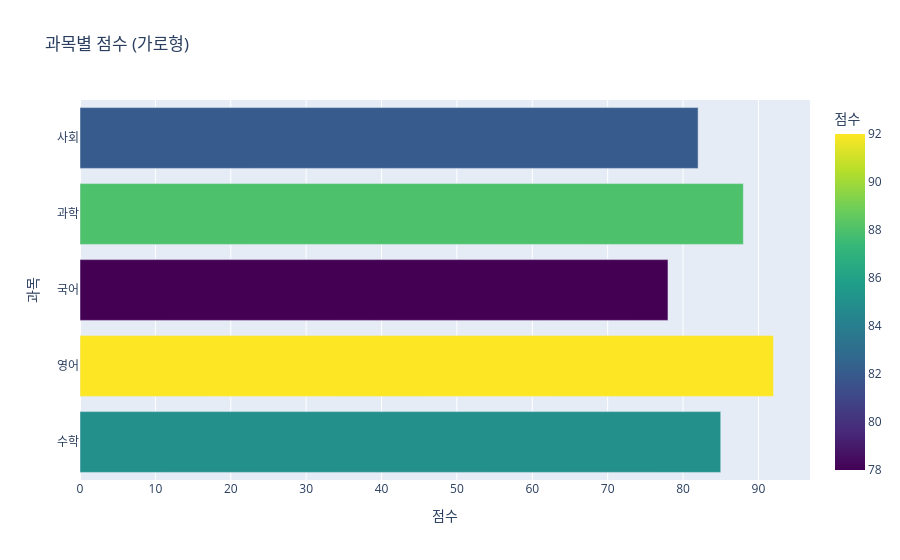

The code cell stored with this chart in its notebook:
### Markdown cell above
## 가로 막대 그래프

### Code cell
# 가로 막대 그래프로 표시
fig = px.bar(df_scores, x='점수', y='과목',
             title='과목별 점수 (가로형)',
             orientation='h',
             color='점수',
             color_continuous_scale='Viridis')
fig.show()

### Figure 1 — Plotly figure (JSON) as saved in the notebook; plotly's stock layout.template omitted (floating-point values rounded to 4 significant figures)
{"data": [{"hovertemplate": "점수=%{marker.color}<br>과목=%{y}<extra></extra>", "legendgroup": "", "marker": {"color": [85, 92, 78, 88, 82], "coloraxis": "coloraxis", "pattern": {"shape": ""}}, "name": "", "orientation": "h", "showlegend": false, "textposition": "auto", "type": "bar", "x": [85, 92, 78, 88, 82], "xaxis": "x", "y": ["수학", "영어", "국어", "과학", "사회"], "yaxis": "y"}], "layout": {"barmode": "relative", "coloraxis": {"autocolorscale": false, "colorbar": {"title": {"text": "점수"}}, "colorscale": [[0, "#440154"], [0.1111, "#482878"], [0.2222, "#3e4989"], [0.3333, "#31688e"], [0.4444, "#26828e"], [0.5556, "#1f9e89"], [0.6667, "#35b779"], [0.7778, "#6ece58"], [0.8889, "#b5de2b"], [1, "#fde725"]]}, "legend": {"tracegroupgap": 0}, "title": {"text": "과목별 점수 (가로형)"}, "xaxis": {"anchor": "y", "domain": [0, 1], "title": {"text": "점수"}}, "yaxis": {"anchor": "x", "domain": [0, 1], "title": {"text": "과목"}}}}
